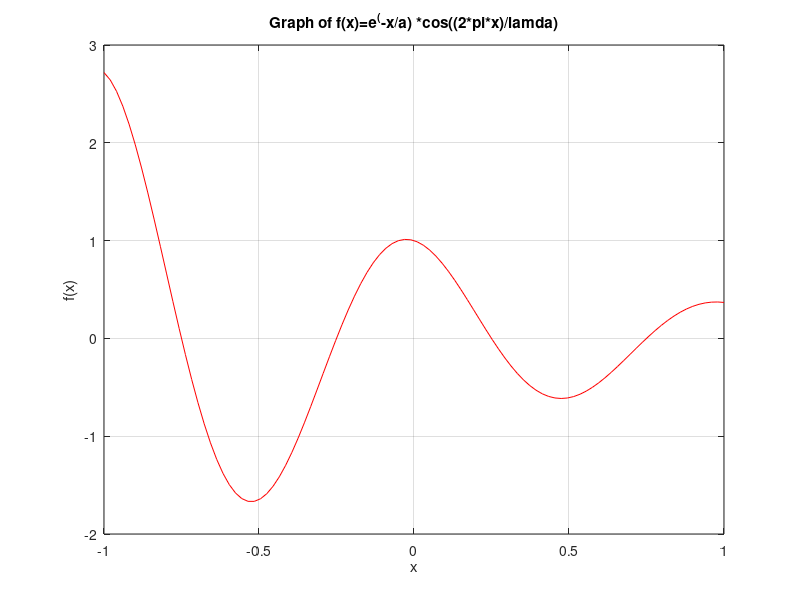

Recreate this plot in MATLAB.
% Author: Nicholas Newton
% Date: 1/29/20
% Section 10

% plots the function 
% f(x)= e^(-x/a) *cos((2*pi*x)/lamda)
% a and lamda can be changed in the program to vary the parametes
% the domain is from

clear
clc

%% Set Parameters
xmax=1;
xmin=-1;
Nx=100;

lamda=1;
a=1;

%% Set independent variable
x=linspace(xmin,xmax,Nx);

%% calculate the function values
fx=exp(-x/a).*cos(2*pi*(x/lamda));


%% plot the function
plot(x,fx,'r-')

% label function
xlabel('x')
ylabel('f(x)')
title('Graph of f(x)=e^(-x/a) *cos((2*pi*x)/lamda)')
grid on




